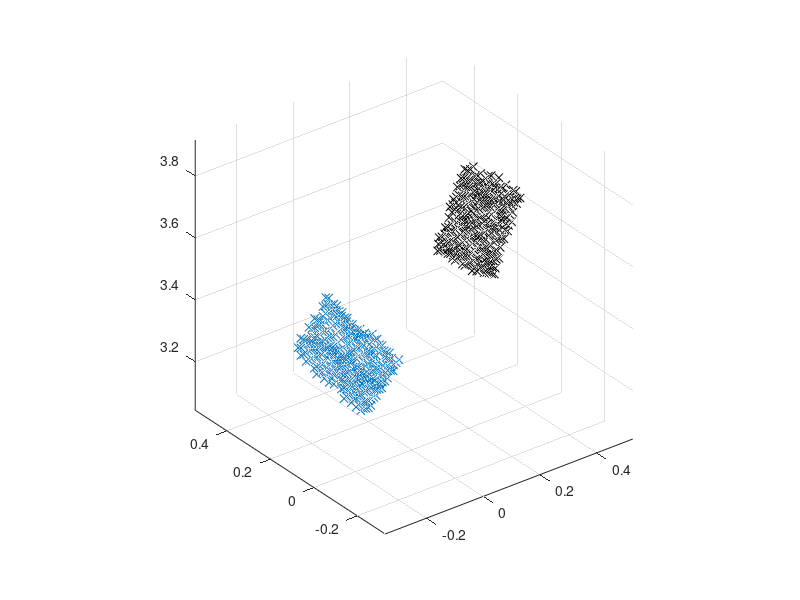
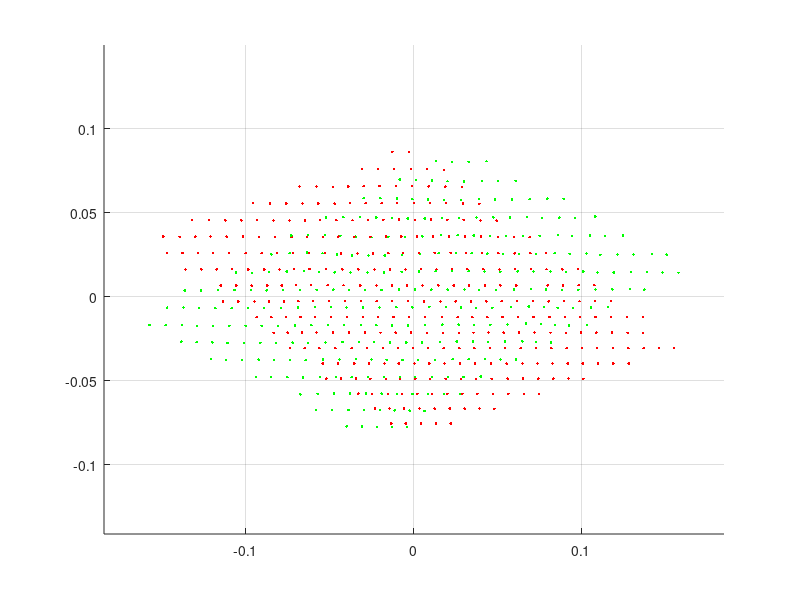

These charts were generated, in order, by the following MATLAB code: (Note: this script raises an error after producing the figures.)
load pc2B
m1=pcloud
load pc2C
m2=pcloud


figure
plot3(m1(:,1),m1(:,2),m1(:,3),'x')
hold on
plot3(m2(:,1),m2(:,2),m2(:,3),'kx')
axis equal
grid on



%move to center

c1=mean(m1,1)
c2=mean(m2,1)

pt1=bsxfun(@minus,m1,c1)
pt2=bsxfun(@minus,m2,c2)



figure
hold on
plot3(pt1(:,1),pt1(:,2),pt1(:,3), 'r.')
plot3(pt2(:,1),pt2(:,2),pt2(:,3),'g.')
axis equal 
grid on
hold on

%rotation caculaiton

cldB = pointCloud(pt1);
cldC=pointCloud(pt2)


[tform,~,rms] = pcregrigid(cldB, cldC, 'Metric','pointToPlane','Extrapolate', true);

aligedC=pctransform(cldB,tform);

ptc2=aligedC.Location


figure
hold on
plot3(pt2(:,1),pt2(:,2),pt2(:,3), 'rX')
plot3(ptc2(:,1),ptc2(:,2),ptc2(:,3),'gX')
axis equal 
grid on
hold on


%svd
[u1,s1,v1]=svd(pt1);
[u2,s2,v2]=svd(pt2);



R=v1/v2
pt1R=pt1*R

figure
hold on
plot3(pt2(:,1),pt2(:,2),pt2(:,3), 'rX')
plot3(pt1R(:,1),pt1R(:,2),pt1R(:,3),'gX')
axis equal 
grid on
hold on


[tform,pt1Al,rms] = pcregrigid(pt1R, pt2, 'Metric','pointToPlane','Extrapolate', true);

figure
hold on
plot3(pt2(:,1),pt2(:,2),pt2(:,3), 'rX')
plot3(pt1Al(:,1),pt1Al(:,2),pt1Al(:,3),'gX')
title('I am the last')
axis equal 
grid on
hold on




